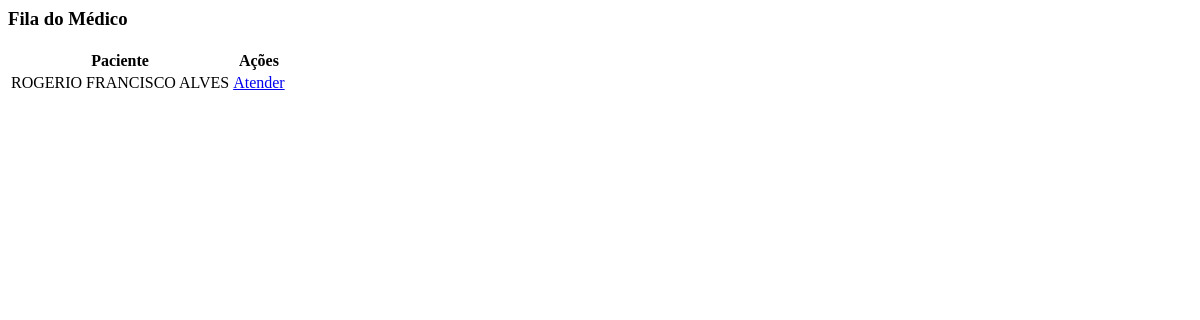
The page /consulta/fila-medico/ on the database as committed earlier.
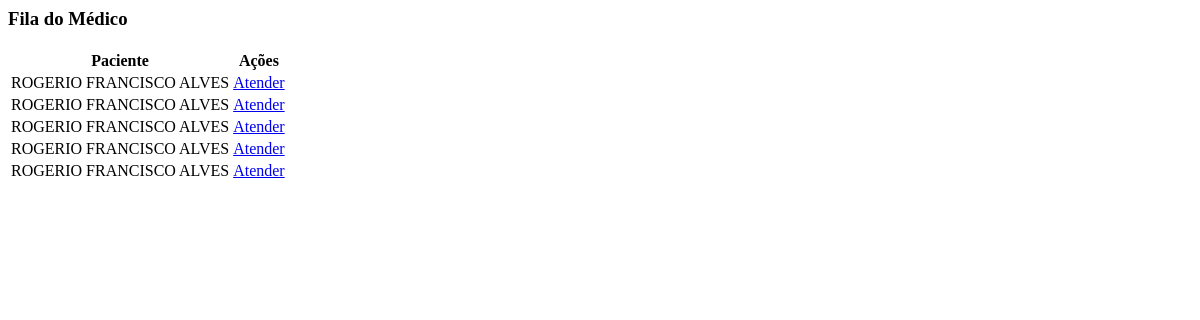
The same page on the database as committed later.
### consulta/models.py (models this page shows, shortened)
class Consulta(models.Model):
    paciente = models.ForeignKey(
        Paciente,
        on_delete=models.CASCADE
    )
    medico = models.ForeignKey(
        Medico,
        on_delete=models.CASCADE,
        null=True,
        blank=True
    )
    status = models.CharField(
        max_length=30,
        default='AGUARDANDO_TRIAGEM'
    )
    data = models.DateTimeField(auto_now_add=True)

### pacientes/models.py (models this page shows, shortened)
class Paciente(models.Model):
    nome = models.CharField(max_length=100)
    idade = models.IntegerField()
    cpf = models.CharField(max_length=14, unique=True)

### consulta/views.py (the view)
# urls.py: path('fila-medico/', views.fila_medico, name='fila_medico'),
def fila_medico(request):
    consultas = Consulta.objects.filter(
        status='AGUARDANDO_MEDICO'
    )
    return render(request, 'consulta/fila_medico.html', {
        'consultas': consultas
    })

### consulta/templates/consulta/fila_medico.html
<h3>Fila do Médico</h3>
<table class="table">
    <thead>
        <tr>
            <th>Paciente</th>
            <th>Ações</th>
        </tr>
    </thead>
    <tbody>
        {% for consulta in consultas %}
        <tr>
            <td>{{ consulta.paciente.nome }}</td>
            <td>
                <a href="{% url 'iniciar_atendimento' consulta.id %}"
                   class="btn btn-success btn-sm">
                    Atender
                </a>
            </td>
        </tr>
        {% empty %}
        <tr>
            <td colspan="2">Nenhum paciente aguardando médico</td>
        </tr>
        {% endfor %}
    </tbody>
</table>

Rows that differ between the two databases and show on the page:
now on this page (row edited): Consulta: paciente.nome "ROGERIO FRANCISCO ALVES"
added Consulta: paciente.nome "ROGERIO FRANCISCO ALVES"
added Consulta: paciente.nome "ROGERIO FRANCISCO ALVES"
added Consulta: paciente.nome "ROGERIO FRANCISCO ALVES"
